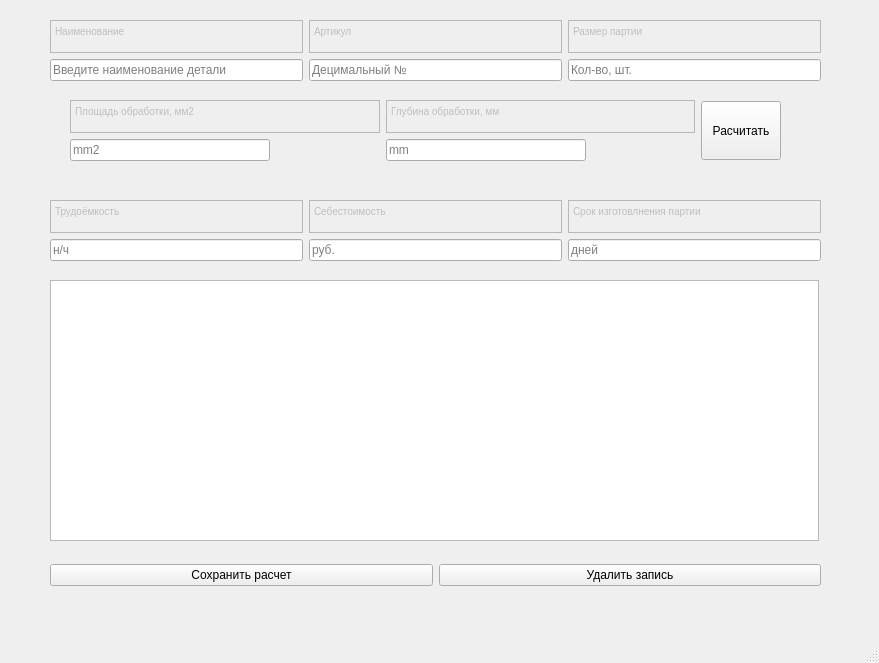
<?xml version="1.0" encoding="UTF-8"?>
<ui version="4.0">
 <class>MainWindow</class>
 <widget class="QMainWindow" name="MainWindow">
  <property name="geometry">
   <rect>
    <x>0</x>
    <y>0</y>
    <width>879</width>
    <height>663</height>
   </rect>
  </property>
  <property name="minimumSize">
   <size>
    <width>0</width>
    <height>0</height>
   </size>
  </property>
  <property name="windowTitle">
   <string>MainWindow</string>
  </property>
  <widget class="QWidget" name="centralwidget">
   <widget class="QWidget" name="layoutWidget">
    <property name="geometry">
     <rect>
      <x>50</x>
      <y>20</y>
      <width>771</width>
      <height>61</height>
     </rect>
    </property>
    <layout class="QHBoxLayout" name="horizontalLayout">
     <item>
      <layout class="QVBoxLayout" name="verticalLayout_4">
       <item>
        <widget class="QTextEdit" name="textEdit_4">
         <property name="enabled">
          <bool>false</bool>
         </property>
         <property name="readOnly">
          <bool>true</bool>
         </property>
         <property name="html">
          <string>&lt;!DOCTYPE HTML PUBLIC &quot;-//W3C//DTD HTML 4.0//EN&quot; &quot;http://www.w3.org/TR/REC-html40/strict.dtd&quot;&gt;
&lt;html&gt;&lt;head&gt;&lt;meta name=&quot;qrichtext&quot; content=&quot;1&quot; /&gt;&lt;style type=&quot;text/css&quot;&gt;
p, li { white-space: pre-wrap; }
&lt;/style&gt;&lt;/head&gt;&lt;body style=&quot; font-family:'MS Shell Dlg 2'; font-size:7.8pt; font-weight:400; font-style:normal;&quot;&gt;
&lt;p style=&quot; margin-top:0px; margin-bottom:0px; margin-left:0px; margin-right:0px; -qt-block-indent:0; text-indent:0px;&quot;&gt;Наименование&lt;/p&gt;&lt;/body&gt;&lt;/html&gt;</string>
         </property>
        </widget>
       </item>
       <item>
        <widget class="QLineEdit" name="lineEdit_1">
         <property name="toolTip">
          <string/>
         </property>
         <property name="statusTip">
          <string/>
         </property>
         <property name="whatsThis">
          <string/>
         </property>
         <property name="accessibleName">
          <string/>
         </property>
         <property name="inputMask">
          <string/>
         </property>
         <property name="text">
          <string/>
         </property>
         <property name="placeholderText">
          <string>Введите наименование детали</string>
         </property>
        </widget>
       </item>
      </layout>
     </item>
     <item>
      <layout class="QVBoxLayout" name="verticalLayout_5">
       <item>
        <widget class="QTextEdit" name="textEdit_5">
         <property name="enabled">
          <bool>false</bool>
         </property>
         <property name="readOnly">
          <bool>true</bool>
         </property>
         <property name="html">
          <string>&lt;!DOCTYPE HTML PUBLIC &quot;-//W3C//DTD HTML 4.0//EN&quot; &quot;http://www.w3.org/TR/REC-html40/strict.dtd&quot;&gt;
&lt;html&gt;&lt;head&gt;&lt;meta name=&quot;qrichtext&quot; content=&quot;1&quot; /&gt;&lt;style type=&quot;text/css&quot;&gt;
p, li { white-space: pre-wrap; }
&lt;/style&gt;&lt;/head&gt;&lt;body style=&quot; font-family:'MS Shell Dlg 2'; font-size:7.8pt; font-weight:400; font-style:normal;&quot;&gt;
&lt;p style=&quot; margin-top:0px; margin-bottom:0px; margin-left:0px; margin-right:0px; -qt-block-indent:0; text-indent:0px;&quot;&gt;Артикул&lt;/p&gt;&lt;/body&gt;&lt;/html&gt;</string>
         </property>
        </widget>
       </item>
       <item>
        <widget class="QLineEdit" name="lineEdit_2">
         <property name="inputMask">
          <string/>
         </property>
         <property name="text">
          <string/>
         </property>
         <property name="placeholderText">
          <string>Децимальный №</string>
         </property>
        </widget>
       </item>
      </layout>
     </item>
     <item>
      <layout class="QVBoxLayout" name="verticalLayout_6">
       <item>
        <widget class="QTextEdit" name="textEdit_6">
         <property name="enabled">
          <bool>false</bool>
         </property>
         <property name="readOnly">
          <bool>true</bool>
         </property>
         <property name="html">
          <string>&lt;!DOCTYPE HTML PUBLIC &quot;-//W3C//DTD HTML 4.0//EN&quot; &quot;http://www.w3.org/TR/REC-html40/strict.dtd&quot;&gt;
&lt;html&gt;&lt;head&gt;&lt;meta name=&quot;qrichtext&quot; content=&quot;1&quot; /&gt;&lt;style type=&quot;text/css&quot;&gt;
p, li { white-space: pre-wrap; }
&lt;/style&gt;&lt;/head&gt;&lt;body style=&quot; font-family:'MS Shell Dlg 2'; font-size:7.8pt; font-weight:400; font-style:normal;&quot;&gt;
&lt;p style=&quot; margin-top:0px; margin-bottom:0px; margin-left:0px; margin-right:0px; -qt-block-indent:0; text-indent:0px;&quot;&gt;Размер партии&lt;/p&gt;&lt;/body&gt;&lt;/html&gt;</string>
         </property>
        </widget>
       </item>
       <item>
        <widget class="QLineEdit" name="lineEdit_3">
         <property name="maximumSize">
          <size>
           <width>300</width>
           <height>16777215</height>
          </size>
         </property>
         <property name="inputMask">
          <string/>
         </property>
         <property name="text">
          <string/>
         </property>
         <property name="placeholderText">
          <string>Кол-во, шт.</string>
         </property>
        </widget>
       </item>
      </layout>
     </item>
    </layout>
   </widget>
   <widget class="QWidget" name="layoutWidget">
    <property name="geometry">
     <rect>
      <x>50</x>
      <y>200</y>
      <width>771</width>
      <height>61</height>
     </rect>
    </property>
    <layout class="QHBoxLayout" name="horizontalLayout_3">
     <item>
      <layout class="QVBoxLayout" name="verticalLayout">
       <item>
        <widget class="QTextEdit" name="textEdit">
         <property name="enabled">
          <bool>false</bool>
         </property>
         <property name="readOnly">
          <bool>true</bool>
         </property>
         <property name="html">
          <string>&lt;!DOCTYPE HTML PUBLIC &quot;-//W3C//DTD HTML 4.0//EN&quot; &quot;http://www.w3.org/TR/REC-html40/strict.dtd&quot;&gt;
&lt;html&gt;&lt;head&gt;&lt;meta name=&quot;qrichtext&quot; content=&quot;1&quot; /&gt;&lt;style type=&quot;text/css&quot;&gt;
p, li { white-space: pre-wrap; }
&lt;/style&gt;&lt;/head&gt;&lt;body style=&quot; font-family:'MS Shell Dlg 2'; font-size:7.8pt; font-weight:400; font-style:normal;&quot;&gt;
&lt;p style=&quot; margin-top:0px; margin-bottom:0px; margin-left:0px; margin-right:0px; -qt-block-indent:0; text-indent:0px;&quot;&gt;Трудоёмкость&lt;/p&gt;&lt;/body&gt;&lt;/html&gt;</string>
         </property>
        </widget>
       </item>
       <item>
        <widget class="QLineEdit" name="lineEdit_6">
         <property name="inputMask">
          <string/>
         </property>
         <property name="text">
          <string/>
         </property>
         <property name="placeholderText">
          <string>н/ч</string>
         </property>
        </widget>
       </item>
      </layout>
     </item>
     <item>
      <layout class="QVBoxLayout" name="verticalLayout_2">
       <item>
        <widget class="QTextEdit" name="textEdit_2">
         <property name="enabled">
          <bool>false</bool>
         </property>
         <property name="readOnly">
          <bool>true</bool>
         </property>
         <property name="html">
          <string>&lt;!DOCTYPE HTML PUBLIC &quot;-//W3C//DTD HTML 4.0//EN&quot; &quot;http://www.w3.org/TR/REC-html40/strict.dtd&quot;&gt;
&lt;html&gt;&lt;head&gt;&lt;meta name=&quot;qrichtext&quot; content=&quot;1&quot; /&gt;&lt;style type=&quot;text/css&quot;&gt;
p, li { white-space: pre-wrap; }
&lt;/style&gt;&lt;/head&gt;&lt;body style=&quot; font-family:'MS Shell Dlg 2'; font-size:7.8pt; font-weight:400; font-style:normal;&quot;&gt;
&lt;p style=&quot; margin-top:0px; margin-bottom:0px; margin-left:0px; margin-right:0px; -qt-block-indent:0; text-indent:0px;&quot;&gt;Себестоимость&lt;/p&gt;&lt;/body&gt;&lt;/html&gt;</string>
         </property>
        </widget>
       </item>
       <item>
        <widget class="QLineEdit" name="lineEdit_7">
         <property name="inputMask">
          <string/>
         </property>
         <property name="text">
          <string/>
         </property>
         <property name="placeholderText">
          <string>руб.</string>
         </property>
        </widget>
       </item>
      </layout>
     </item>
     <item>
      <layout class="QVBoxLayout" name="verticalLayout_3">
       <item>
        <widget class="QTextEdit" name="textEdit_3">
         <property name="enabled">
          <bool>false</bool>
         </property>
         <property name="readOnly">
          <bool>true</bool>
         </property>
         <property name="html">
          <string>&lt;!DOCTYPE HTML PUBLIC &quot;-//W3C//DTD HTML 4.0//EN&quot; &quot;http://www.w3.org/TR/REC-html40/strict.dtd&quot;&gt;
&lt;html&gt;&lt;head&gt;&lt;meta name=&quot;qrichtext&quot; content=&quot;1&quot; /&gt;&lt;style type=&quot;text/css&quot;&gt;
p, li { white-space: pre-wrap; }
&lt;/style&gt;&lt;/head&gt;&lt;body style=&quot; font-family:'MS Shell Dlg 2'; font-size:7.8pt; font-weight:400; font-style:normal;&quot;&gt;
&lt;p style=&quot; margin-top:0px; margin-bottom:0px; margin-left:0px; margin-right:0px; -qt-block-indent:0; text-indent:0px;&quot;&gt;Срок изготовлнения партии&lt;/p&gt;&lt;/body&gt;&lt;/html&gt;</string>
         </property>
        </widget>
       </item>
       <item>
        <widget class="QLineEdit" name="lineEdit_8">
         <property name="text">
          <string/>
         </property>
         <property name="placeholderText">
          <string>дней</string>
         </property>
        </widget>
       </item>
      </layout>
     </item>
    </layout>
   </widget>
   <widget class="QWidget" name="layoutWidget">
    <property name="geometry">
     <rect>
      <x>50</x>
      <y>560</y>
      <width>771</width>
      <height>30</height>
     </rect>
    </property>
    <layout class="QHBoxLayout" name="horizontalLayout_4">
     <item>
      <widget class="QPushButton" name="pushButton_2">
       <property name="text">
        <string>Сохранить расчет</string>
       </property>
      </widget>
     </item>
     <item>
      <widget class="QPushButton" name="pushButton_3">
       <property name="text">
        <string>Удалить запись</string>
       </property>
      </widget>
     </item>
    </layout>
   </widget>
   <widget class="QWidget" name="layoutWidget">
    <property name="geometry">
     <rect>
      <x>70</x>
      <y>100</y>
      <width>711</width>
      <height>61</height>
     </rect>
    </property>
    <layout class="QHBoxLayout" name="horizontalLayout_2">
     <item>
      <layout class="QVBoxLayout" name="verticalLayout_7">
       <item>
        <widget class="QTextEdit" name="textEdit_7">
         <property name="enabled">
          <bool>false</bool>
         </property>
         <property name="readOnly">
          <bool>true</bool>
         </property>
         <property name="html">
          <string>&lt;!DOCTYPE HTML PUBLIC &quot;-//W3C//DTD HTML 4.0//EN&quot; &quot;http://www.w3.org/TR/REC-html40/strict.dtd&quot;&gt;
&lt;html&gt;&lt;head&gt;&lt;meta name=&quot;qrichtext&quot; content=&quot;1&quot; /&gt;&lt;style type=&quot;text/css&quot;&gt;
p, li { white-space: pre-wrap; }
&lt;/style&gt;&lt;/head&gt;&lt;body style=&quot; font-family:'MS Shell Dlg 2'; font-size:7.8pt; font-weight:400; font-style:normal;&quot;&gt;
&lt;p style=&quot; margin-top:0px; margin-bottom:0px; margin-left:0px; margin-right:0px; -qt-block-indent:0; text-indent:0px;&quot;&gt;Площадь обработки, мм2&lt;/p&gt;&lt;/body&gt;&lt;/html&gt;</string>
         </property>
        </widget>
       </item>
       <item>
        <widget class="QLineEdit" name="lineEdit_4">
         <property name="minimumSize">
          <size>
           <width>200</width>
           <height>0</height>
          </size>
         </property>
         <property name="maximumSize">
          <size>
           <width>200</width>
           <height>16777215</height>
          </size>
         </property>
         <property name="inputMask">
          <string/>
         </property>
         <property name="text">
          <string/>
         </property>
         <property name="placeholderText">
          <string>mm2</string>
         </property>
        </widget>
       </item>
      </layout>
     </item>
     <item>
      <layout class="QVBoxLayout" name="verticalLayout_8">
       <item>
        <widget class="QTextEdit" name="textEdit_9">
         <property name="enabled">
          <bool>false</bool>
         </property>
         <property name="readOnly">
          <bool>true</bool>
         </property>
         <property name="markdown">
          <string>Глубина обработки, мм

</string>
         </property>
         <property name="html">
          <string>&lt;!DOCTYPE HTML PUBLIC &quot;-//W3C//DTD HTML 4.0//EN&quot; &quot;http://www.w3.org/TR/REC-html40/strict.dtd&quot;&gt;
&lt;html&gt;&lt;head&gt;&lt;meta name=&quot;qrichtext&quot; content=&quot;1&quot; /&gt;&lt;style type=&quot;text/css&quot;&gt;
p, li { white-space: pre-wrap; }
&lt;/style&gt;&lt;/head&gt;&lt;body style=&quot; font-family:'MS Shell Dlg 2'; font-size:7.8pt; font-weight:400; font-style:normal;&quot;&gt;
&lt;p style=&quot; margin-top:5px; margin-bottom:5px; margin-left:0px; margin-right:0px; -qt-block-indent:0; text-indent:0px;&quot;&gt;Глубина обработки, мм&lt;/p&gt;&lt;/body&gt;&lt;/html&gt;</string>
         </property>
        </widget>
       </item>
       <item>
        <widget class="QLineEdit" name="lineEdit_5">
         <property name="minimumSize">
          <size>
           <width>200</width>
           <height>0</height>
          </size>
         </property>
         <property name="maximumSize">
          <size>
           <width>200</width>
           <height>16777215</height>
          </size>
         </property>
         <property name="text">
          <string/>
         </property>
         <property name="placeholderText">
          <string>mm</string>
         </property>
        </widget>
       </item>
      </layout>
     </item>
     <item>
      <widget class="QPushButton" name="pushButton">
       <property name="minimumSize">
        <size>
         <width>70</width>
         <height>59</height>
        </size>
       </property>
       <property name="maximumSize">
        <size>
         <width>300</width>
         <height>16777215</height>
        </size>
       </property>
       <property name="text">
        <string>Расчитать</string>
       </property>
      </widget>
     </item>
    </layout>
   </widget>
   <widget class="QTableView" name="tableView">
    <property name="geometry">
     <rect>
      <x>50</x>
      <y>280</y>
      <width>769</width>
      <height>261</height>
     </rect>
    </property>
    <property name="maximumSize">
     <size>
      <width>16777215</width>
      <height>300</height>
     </size>
    </property>
   </widget>
  </widget>
  <widget class="QMenuBar" name="menubar">
   <property name="geometry">
    <rect>
     <x>0</x>
     <y>0</y>
     <width>879</width>
     <height>26</height>
    </rect>
   </property>
  </widget>
  <widget class="QStatusBar" name="statusbar"/>
 </widget>
 <resources/>
 <connections/>
</ui>
